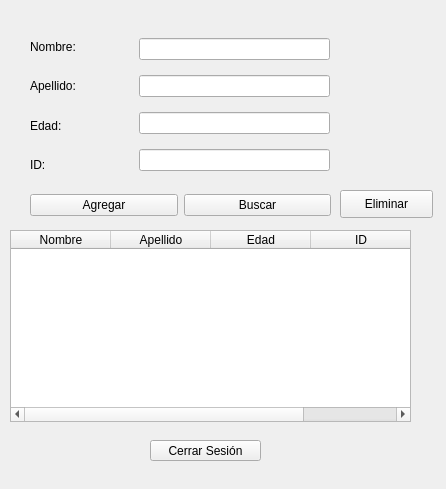
<?xml version="1.0" encoding="UTF-8"?>
<ui version="4.0">
 <class>Form</class>
 <widget class="QWidget" name="Form">
  <property name="geometry">
   <rect>
    <x>0</x>
    <y>0</y>
    <width>446</width>
    <height>489</height>
   </rect>
  </property>
  <property name="windowTitle">
   <string>Form</string>
  </property>
  <widget class="QWidget" name="verticalLayoutWidget">
   <property name="geometry">
    <rect>
     <x>30</x>
     <y>30</y>
     <width>101</width>
     <height>151</height>
    </rect>
   </property>
   <layout class="QVBoxLayout" name="verticalLayout">
    <item>
     <widget class="QLabel" name="label_nombre">
      <property name="text">
       <string>Nombre:</string>
      </property>
     </widget>
    </item>
    <item>
     <widget class="QLabel" name="label_apellido">
      <property name="text">
       <string>Apellido:</string>
      </property>
     </widget>
    </item>
    <item>
     <widget class="QLabel" name="label_edad">
      <property name="text">
       <string>Edad:</string>
      </property>
     </widget>
    </item>
    <item>
     <widget class="QLabel" name="label_identificacion">
      <property name="text">
       <string>ID:</string>
      </property>
     </widget>
    </item>
   </layout>
  </widget>
  <widget class="QWidget" name="verticalLayoutWidget_2">
   <property name="geometry">
    <rect>
     <x>139</x>
     <y>29</y>
     <width>191</width>
     <height>151</height>
    </rect>
   </property>
   <layout class="QVBoxLayout" name="verticalLayout_2">
    <item>
     <widget class="QLineEdit" name="lineEdit_nombre"/>
    </item>
    <item>
     <widget class="QLineEdit" name="lineEdit_apellido"/>
    </item>
    <item>
     <widget class="QLineEdit" name="lineEdit_edad"/>
    </item>
    <item>
     <widget class="QLineEdit" name="lineEdit_identificacion"/>
    </item>
   </layout>
  </widget>
  <widget class="QWidget" name="horizontalLayoutWidget">
   <property name="geometry">
    <rect>
     <x>30</x>
     <y>190</y>
     <width>301</width>
     <height>31</height>
    </rect>
   </property>
   <layout class="QHBoxLayout" name="horizontalLayout">
    <item>
     <widget class="QPushButton" name="pushButton_agregar">
      <property name="text">
       <string>Agregar</string>
      </property>
     </widget>
    </item>
    <item>
     <widget class="QPushButton" name="pushButton_buscar">
      <property name="text">
       <string>Buscar</string>
      </property>
     </widget>
    </item>
   </layout>
  </widget>
  <widget class="QTableWidget" name="tableWidget_resultadospus">
   <property name="geometry">
    <rect>
     <x>10</x>
     <y>230</y>
     <width>401</width>
     <height>192</height>
    </rect>
   </property>
   <column>
    <property name="text">
     <string>Nombre</string>
    </property>
   </column>
   <column>
    <property name="text">
     <string>Apellido</string>
    </property>
   </column>
   <column>
    <property name="text">
     <string>Edad</string>
    </property>
   </column>
   <column>
    <property name="text">
     <string>ID</string>
    </property>
   </column>
  </widget>
  <widget class="QPushButton" name="pushButton_cerrarSesion">
   <property name="geometry">
    <rect>
     <x>150</x>
     <y>440</y>
     <width>111</width>
     <height>21</height>
    </rect>
   </property>
   <property name="text">
    <string>Cerrar Sesión</string>
   </property>
  </widget>
  <widget class="QPushButton" name="pushButton_eliminar">
   <property name="geometry">
    <rect>
     <x>340</x>
     <y>190</y>
     <width>93</width>
     <height>28</height>
    </rect>
   </property>
   <property name="text">
    <string>Eliminar</string>
   </property>
  </widget>
 </widget>
 <resources/>
 <connections>
  <connection>
   <sender>pushButton_cerrarSesion</sender>
   <signal>clicked()</signal>
   <receiver>pushButton_cerrarSesion</receiver>
   <slot>close()</slot>
   <hints>
    <hint type="sourcelabel">
     <x>182</x>
     <y>443</y>
    </hint>
    <hint type="destinationlabel">
     <x>182</x>
     <y>444</y>
    </hint>
   </hints>
  </connection>
 </connections>
</ui>
